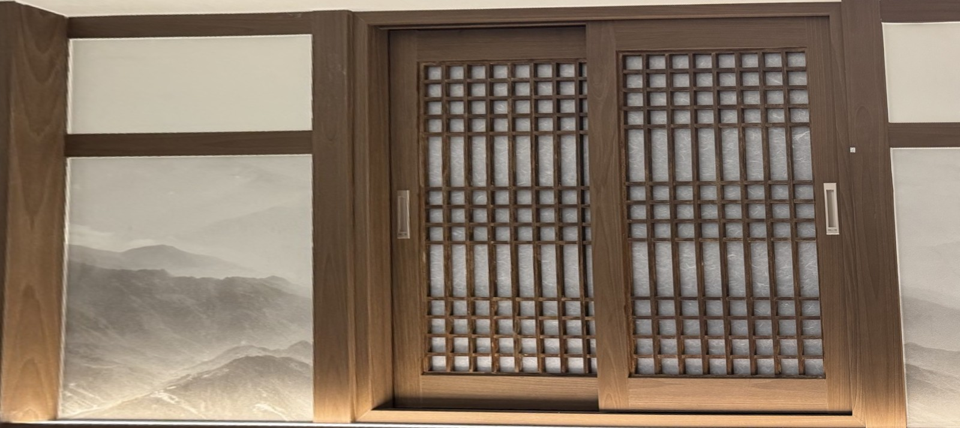
#> input picture ar-engine/tracking-lab-assets/building.png, 960 x 428 px, found by its file name
$ python make-synthetic-camera.py
#> lines starting #> are read from the running program, lines starting #| are printed output that depends on the picture
"""Controlled target/blank stimulus for browser tests, NEVER physical AR evidence."""
from pathlib import Path
from PIL import Image
import numpy as np
folder=Path('.tmp/nft-tools');folder.mkdir(parents=True,exist_ok=True)
image=Image.open('ar-engine/tracking-lab-assets/building.png').convert('RGB');image.thumbnail((540,400))
#> further down, image is the input picture: PIL image 960x428 RGB; mean R, G, B 132.8, 116.9, 101.7
#> after `image.thumbnail((540, 400))`:
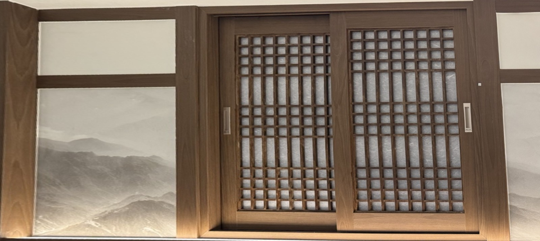
#> image: PIL image 540x241 RGB; mean R, G, B 132.8, 117, 101.7
frame=Image.new('RGB',(640,480),(218,218,218));frame.paste(image,((640-image.width)//2,(480-image.height)//2))
#> after `frame = Image.new('RGB', (640, 480), (218, 218, 218))`: frame: PIL image 640x480 RGB; every value is 218
#> after `frame.paste(image, ((640 - image.width) // 2, (480 - image.height) // `:
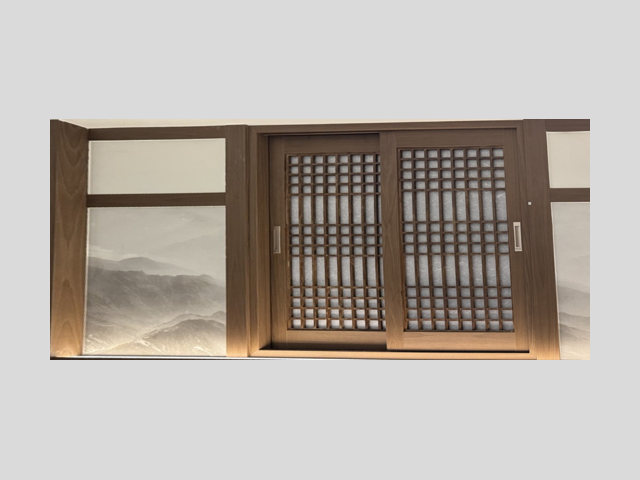
#> frame: PIL image 640x480 RGB; mean R, G, B 181.9, 175.2, 168.7
def yuv(im):
    rgb=np.asarray(im,dtype=np.float64);r,g,b=rgb[:,:,0],rgb[:,:,1],rgb[:,:,2]
#> after `r, g, b = (rgb[:, :, 0], rgb[:, :, 1], rgb[:, :, 2])`:
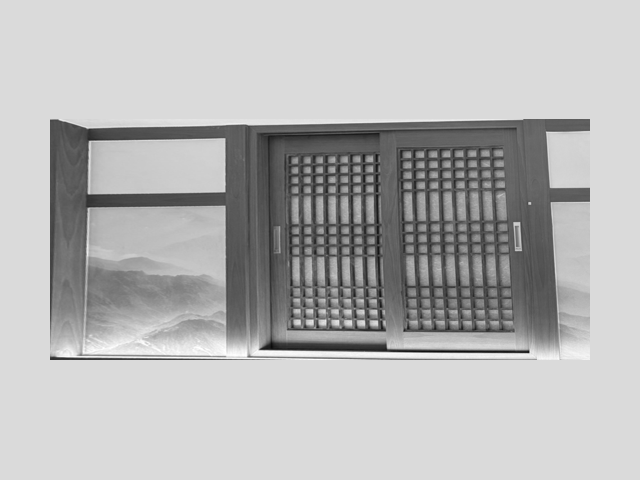
#> r: shape (480, 640) float64; min 10, max 255, mean 181.9
#> after `r, g, b = (rgb[:, :, 0], rgb[:, :, 1], rgb[:, :, 2])`:
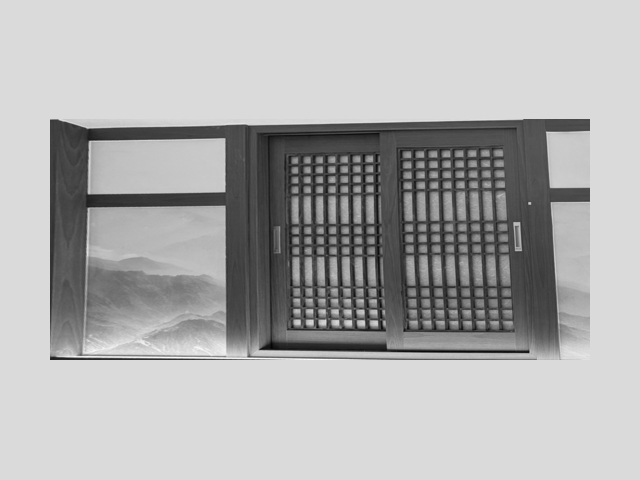
#> g: shape (480, 640) float64; min 3, max 255, mean 175.2
#> after `r, g, b = (rgb[:, :, 0], rgb[:, :, 1], rgb[:, :, 2])`:
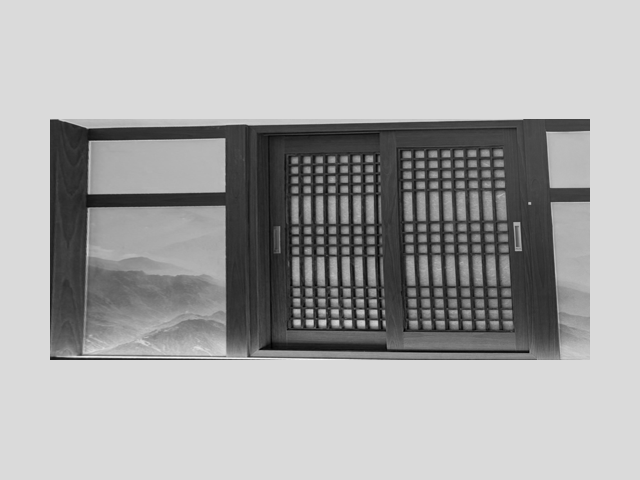
#> b: shape (480, 640) float64; min 0, max 249, mean 168.7
    y=np.clip(16+.257*r+.504*g+.098*b,16,235).astype('uint8')
    u=np.clip(128-.148*r-.291*g+.439*b,16,240);v=np.clip(128+.439*r-.368*g-.071*b,16,240)
#> after `u = np.clip(128 - 0.148 * r - 0.291 * g + 0.439 * b, 16, 240)`:
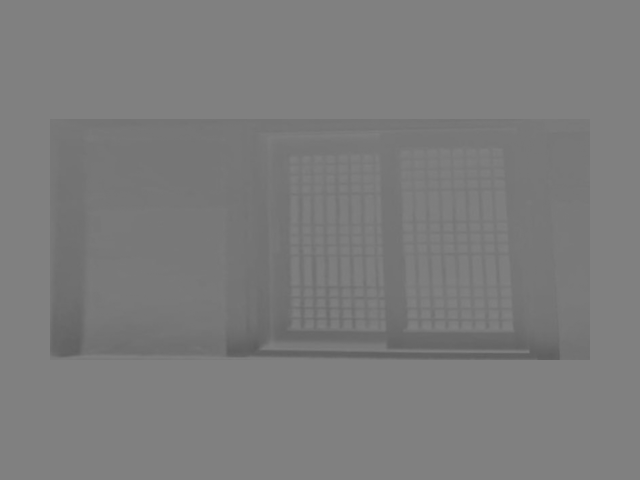
#> u: shape (480, 640) float64; min 91.47, max 130.5, mean 124.2
#> after `v = np.clip(128 + 0.439 * r - 0.368 * g - 0.071 * b, 16, 240)`:
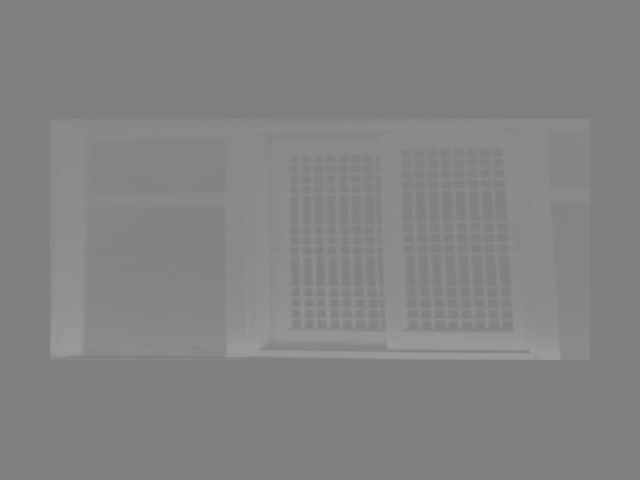
#> v: shape (480, 640) float64; min 126.5, max 157.1, mean 131.4
    def down(a):return a.reshape(240,2,320,2).mean(axis=(1,3)).astype('uint8')
    return y.tobytes()+down(u).tobytes()+down(v).tobytes()
target=yuv(frame);empty=yuv(Image.new('RGB',(640,480),(218,218,218)))
#> in yuv (call 2), `rgb = np.asarray(im, dtype=np.float64)`: rgb: shape (480, 640, 3) float64; every value is 218
#> in yuv (call 2), `r, g, b = (rgb[:, :, 0], rgb[:, :, 1], rgb[:, :, 2])`: r: shape (480, 640) float64; every value is 218
#> in yuv (call 2), `y=np.clip(16+.257*r+.504*g+.098*b,16,235).astype('uint8')`: y: shape (480, 640); every value is 203
#> in yuv (call 2), `u = np.clip(128 - 0.148 * r - 0.291 * g + 0.439 * b, 16, 240)`: u: shape (480, 640) float64; every value is 128
#> in down (call 3), `def down(a):return a.reshape(240,2,320,2).mean(axis=(1,3)).astype('uin..`: returned value: shape (240, 320); every value is 128
with (folder/'camera.y4m').open('wb') as f:
    f.write(b'YUV4MPEG2 W640 H480 F12:1 Ip A1:1 C420jpeg\n')
    for i in range(20*12):f.write(b'FRAME\n'+(target if 24<=i<108 or 144<=i else empty))
print('Synthetic video generated: 2s blank, 7s target, 3s blank, 8s target. Not phone AR evidence.')
